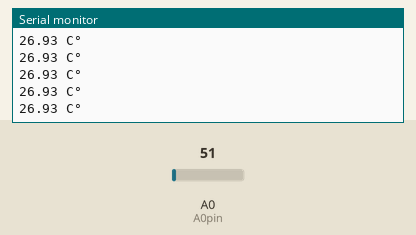
The sketch below on a simulated Arduino Uno, built with avr-gcc and run on an emulated ATmega328P. Parts: the last lines printed to the serial monitor. The inputs (shaded band) are chosen by the test bench; at power-on: A0 (A0pin) = 51.

Above: at 1.2 s.
1.3 s: A0 (A0pin) set to 19
At 2.4 s:
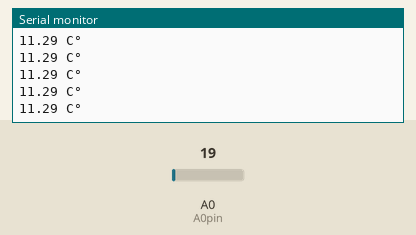
2.8 s: A0 (A0pin) set to 14
At 3.9 s:
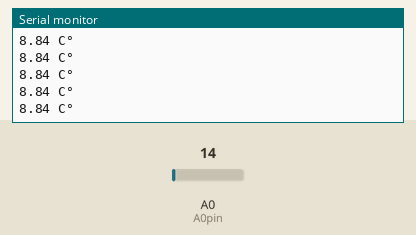
Timing chart, 0 to 5.8 s (numbered marks = the images above; inputs shaded):
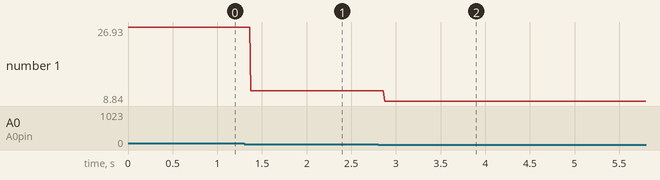

The sketch:

Ex9_temperatureReader.ino
```cpp
const byte A0pin = A0;
const double LM35 = 1023;

void setup() {
  // put your setup code here, to run once:
  pinMode(A0pin, INPUT);
  Serial.begin(9600);
}

void loop() {
  // put your main code here, to run repeatedly:
  int A0input = analogRead(A0pin);
  double mVolt = A0input / LM35 * 5000; //convert it into millivolt since we know 10 millitvolt is 1° celcius
  double C = mVolt / 10.0 + 2;//conver the millivolt into celsius


  Serial.print(C);
  Serial.println(" C°");
}
```

Measured:
- after the input at 1.3 s, the serial monitor: prints a new line after 0.07 s (image 1)
- after the input at 2.8 s, the serial monitor: prints a new line after 0.07 s (image 2)
- plotted number 1: 26.93 → 11.29 after the input at 1.3 s, 11.29 → 8.84 after the input at 2.8 s
